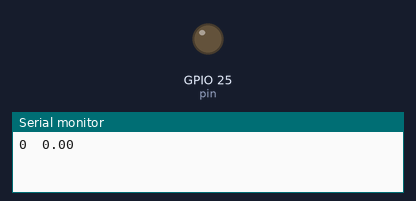
This sketch was run on a simulated ESP32. Parts: output pins drawn as LEDs (lit = HIGH), the last lines printed to the serial monitor.

Above: at 0.05 s.
At 3.75 s:
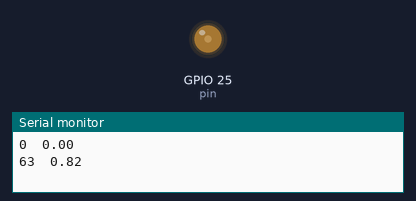
At 7.45 s:
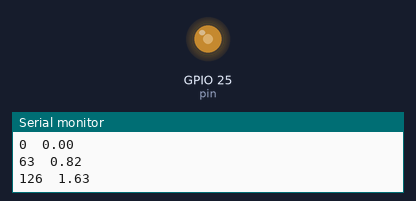
At 14.95 s:
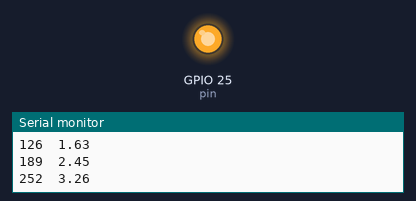
Timing chart, 0 to 19.5 s (numbered marks = the images above):
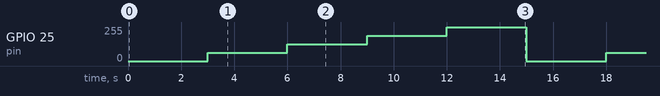

The sketch:

6.3_dac.ino
```cpp
const byte pin = 25;
void setup()
{
  Serial.begin(115200);
}
void loop()
{
  for (int i = 0; i <= 255; i += 63) {
    dacWrite(pin, i);
    Serial.print(i);
    Serial.print("\t");
    Serial.println(i*3.3/255.0);
    delay(3000);
  }
}
```

Measured:
- by itself, GPIO 25 (pin): repeats every 15.0 s: 126/255 3.0 s, 189/255 3.0 s, 252/255 3.0 s, 0/255 3.0 s, 63/255 3.0 s
